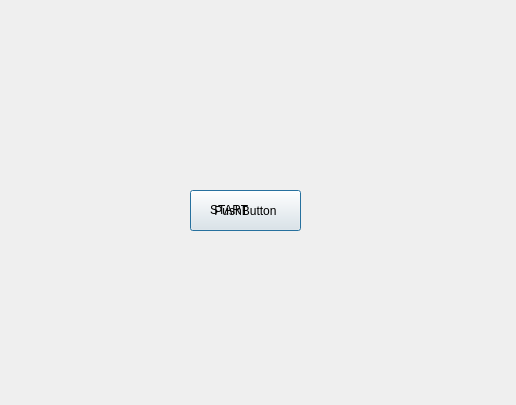
<?xml version="1.0" encoding="UTF-8"?>
<ui version="4.0">
 <class>choice2</class>
 <widget class="QDialog" name="choice2">
  <property name="geometry">
   <rect>
    <x>0</x>
    <y>0</y>
    <width>516</width>
    <height>405</height>
   </rect>
  </property>
  <property name="windowTitle">
   <string>Dialog</string>
  </property>
  <property name="styleSheet">
   <string notr="true">background-image: url(:/res/ch2.png);</string>
  </property>
  <widget class="QPushButton" name="pushButton">
   <property name="geometry">
    <rect>
     <x>190</x>
     <y>190</y>
     <width>111</width>
     <height>41</height>
    </rect>
   </property>
   <property name="text">
    <string>PushButton</string>
   </property>
  </widget>
  <widget class="QLabel" name="label">
   <property name="geometry">
    <rect>
     <x>210</x>
     <y>200</y>
     <width>81</width>
     <height>20</height>
    </rect>
   </property>
   <property name="styleSheet">
    <string notr="true">font: 800 14pt &quot;Rockwell Extra Bold&quot;;
color: rgb(0, 0, 0);</string>
   </property>
   <property name="text">
    <string>START</string>
   </property>
  </widget>
 </widget>
 <resources/>
 <connections/>
</ui>
